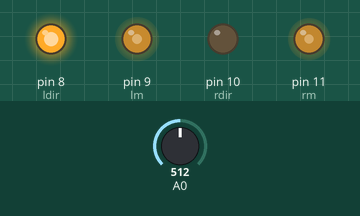
Simulated run of this sketch. Board: Arduino Uno, built with avr-gcc and run on an emulated ATmega328P. On the bench: output pins drawn as LEDs (lit = HIGH). Inputs (shaded band) come from the test bench; at power-on: A0 = 512.

Above: at 1.2 s.
1.3 s: A0 set to 574
At 1.7 s:
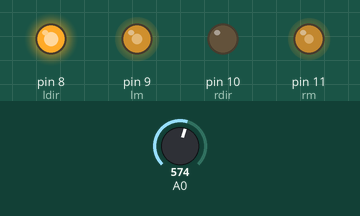
2.8 s: A0 set to 600
At 4.0 s:
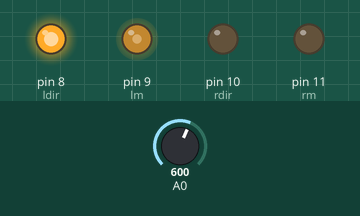
4.3 s: A0 set to 511
At 5.2 s:
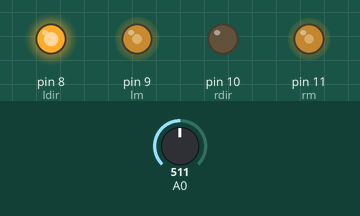
5.8 s: A0 set to 483
At 6.3 s:
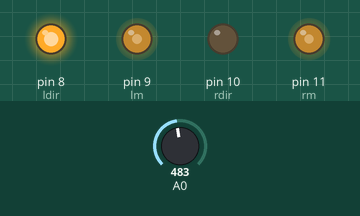
7.3 s: A0 set to 336
At 8.5 s:
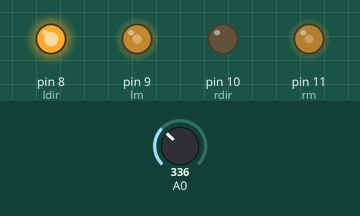
8.8 s: A0 set to 312
At 9.8 s:
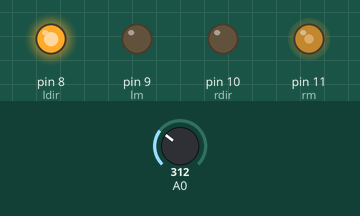
Timing chart, 0 to 11.3 s (numbered marks = the images above; inputs shaded):
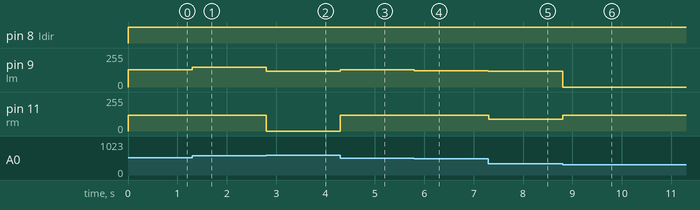

Measured:
- the behaviour switches between 592 and 593 on A0 (found by bisection; images 1 and 2)
- the behaviour switches between 329 and 328 on A0 (found by bisection; images 5 and 6)
- after the input at 1.3 s, pin 9 (lm): 130/255 → 148/255 at once
- after the input at 2.8 s, pin 9 (lm): 148/255 → 120/255 at once; pin 11 (rm): 120/255 → 0/255 at once
- after the input at 4.3 s, pin 9 (lm): 120/255 → 130/255 at once; pin 11 (rm): 0/255 → 120/255 at once
- after the input at 5.8 s, pin 9 (lm): 130/255 → 123/255 at once
- after the input at 7.3 s, pin 9 (lm): 123/255 → 120/255 at once; pin 11 (rm): 120/255 → 89/255 at once
- after the input at 8.8 s, pin 9 (lm): 120/255 → 0/255 at once; pin 11 (rm): 89/255 → 120/255 at once

The sketch:

LSA.ino
```cpp
#define kp 3.5
#define ki 0
#define kd 2.5
#define lm 9
#define ldir 8
#define rm 11
#define rdir 10
#define setpoint 35
#define rpm 120
int error, p, i, d, pverror, pid;
float value;
void pid_cal();
int pwm_left, pwm_right;
void pwm_value();
void forward();
void left();
void right();
void forward()
{
  digitalWrite(ldir, HIGH);
  digitalWrite(rdir, LOW);
  analogWrite(lm, rpm);
  analogWrite(rm, rpm);
}

void left()
{
  digitalWrite(ldir, HIGH);
  digitalWrite(rdir, LOW);
  analogWrite(lm, 0);
  analogWrite(rm, rpm);
}

void right()
{
  digitalWrite(ldir, HIGH);
  digitalWrite(rdir, LOW);
  analogWrite(lm, rpm);
  analogWrite(rm, 0);
}

void pid_cal()
{
  float v = (analogRead(A0) / 921.00);
  //Serial.println(analogRead(A0));
  //Serial.println(v);
  value = v * 70;
  error = value - setpoint;
  p = kp * error;
  i += ki * error;
  d = kd * (error - pverror);
  pid = p + i + d;
  pverror = error;
}


void pwm_value()
{
  if (value < 25)
  {
    left();
  }

  if (value > 45)
  {
    right();
  }
  if (value > 25 && value < 45)
  {
    if (value < 35)
    {
      pwm_left = rpm;
      pwm_right = rpm + pid;
      digitalWrite(ldir, HIGH);
      digitalWrite(rdir, LOW);
      analogWrite(lm, pwm_left);
      analogWrite(rm, pwm_right);
    }
    if (value > 35)
    {
      pwm_left = rpm + pid;
      pwm_right = rpm ;
      digitalWrite(ldir, HIGH);
      digitalWrite(rdir, LOW);
      analogWrite(lm, pwm_left);
      analogWrite(rm, pwm_right);
    }
  }
}


void setup()
{
  Serial.begin(115200);
  pinMode(10, OUTPUT);
  pinMode(11, OUTPUT);
  pinMode(8, OUTPUT);
  pinMode(9, OUTPUT);
  pinMode(A0, INPUT);

}

void loop()
{
pid_cal();
pwm_value();

}
```
